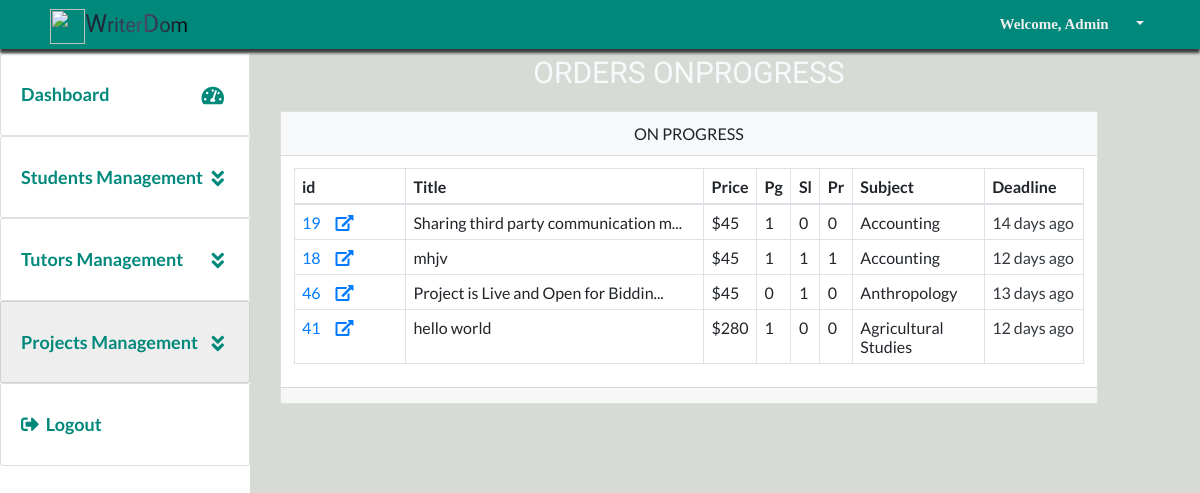
Before: /admin@writerdom/progress.php (signed in) with the older database file.
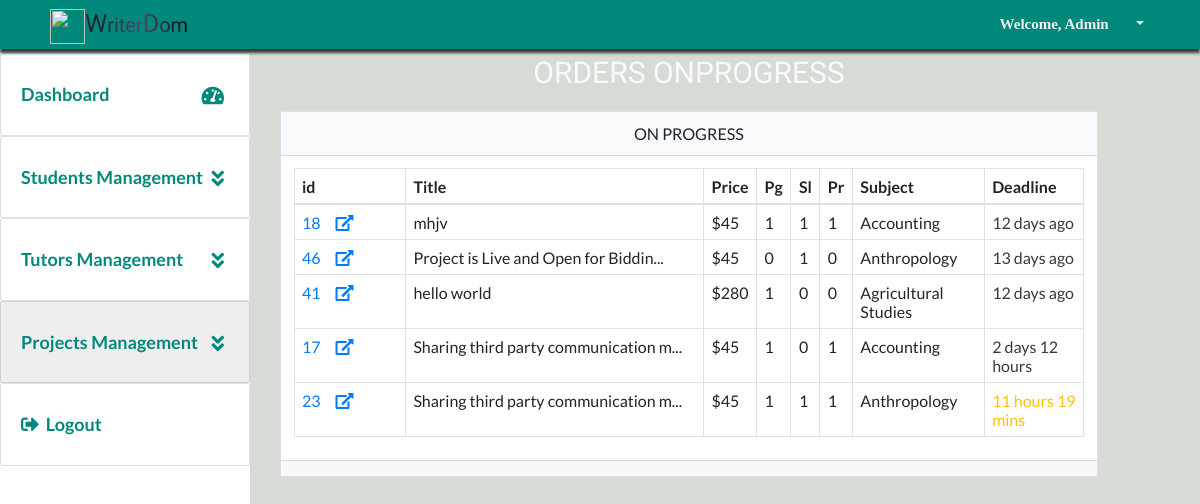
After: the same page with the newer database file.
### tables this page shows
CREATE TABLE `on_progress` (
  `project_num` int(11) NOT NULL,
  `project_id` varchar(212) NOT NULL,
  `student_id` varchar(212) NOT NULL,
  `tutor_id` varchar(212) NOT NULL
);

CREATE TABLE `projects` (
  `project_id` bigint(20) UNSIGNED NOT NULL,
  `student_id` int(11) NOT NULL,
  `title` text NOT NULL,
  `deadline` text NOT NULL,
  `subject` text NOT NULL,
  `instructions` longtext NOT NULL,
  `style` text NOT NULL,
  `type_of_paper` text NOT NULL,
  `pages` tinyint(11) NOT NULL,
  `slides` tinyint(11) NOT NULL,
  `problems` tinyint(11) NOT NULL,
  `budget` varchar(255) NOT NULL,
  `charges` varchar(255) NOT NULL DEFAULT '0',
  `cost` varchar(255) NOT NULL DEFAULT '0',
  `bids` tinyint(100) NOT NULL DEFAULT '0',
  `academic_level` text NOT NULL,
  `sources` tinyint(11) NOT NULL,
  `status` tinyint(4) NOT NULL DEFAULT '0',
  `DATE_CREATED` text NOT NULL
);

### dbconfig/dbconnect.php (called while the page is built, shortened)
<?php
require_once(  'shared/ez_sql_core.php');
require_once( 'ez_sql_mysqli.php');
$db=new ezSQL_mysqli(DB_USER, DB_PASS,DB_NAME,DB_HOST,DB_ENCODING);
 ?>

### dbconfig/ez_sql_mysqli.php (called while the page is built, shortened)
<?php
class ezSQL_mysqli extends ezSQLcore
{
    private $ezsql_mysql_str = array
        (
            1 => 'Require $dbuser and $dbpassword to connect to a database server',
            2 => 'Error establishing mySQL database connection. Correct user/password? Correct hostname? Database server running?',
            3 => 'Require $dbname to select a database',
            4 => 'mySQL database connection is not active',
            5 => 'Unexpected error while trying to select database'
        );
    private $_dbuser;
    private $_dbpassword;
    private $_dbname;
    private $_dbhost;
    private $_charset = 'utf8';
    private $_result;
    public $show_errors = true;
    public $dbh;
    public function __construct($dbuser='', $dbpassword='', $dbname='', $dbhost='localhost', $charset='') {
        $this->_dbuser = $dbuser;
        $this->_dbpassword = $dbpassword;
        $this->_dbname = $dbname;
        $this->_dbhost = $dbhost;
    }
    public function connect($dbuser='', $dbpassword='', $dbhost='localhost', $charset='') {
        $this->_connected = false;
        $this->_dbuser = empty($dbuser) ? $this->_dbuser : $dbuser;
        $this->_dbpassword = empty($dbpassword) ? $this->_dbpassword : $dbpassword;
        $this->_dbhost = $dbhost!='localhost' ? $this->_dbhost : $dbhost;
        $this->_charset = empty($charset) ? $this->_charset : $charset;
        if ( empty($this->_dbuser) ) {
            $this->register_error($this->ezsql_mysql_str[1] . ' in ' . __FILE__ . ' on line ' . __LINE__);
            $this->show_errors ? trigger_error($this->ezsql_mysql_str[1], E_USER_WARNING) : null;
        } else if ( ! $this->dbh = mysqli_connect($this->_dbhost, $this->_dbuser, $this->_dbpassword, $this->_dbname) ) {
            $this->register_error($this->ezsql_mysql_str[2] . ' in ' . __FILE__ . ' on line ' . __LINE__);
            $this->show_errors ? trigger_error($this->ezsql_mysql_str[2], E_USER_WARNING) : null;
        } else {
            mysqli_set_charset($this->dbh, $this->_charset);
            $this->_connected = true;
        }
        return $this->_connected;
    }
    public function select($dbname='', $charset='') {
        if ( ! $dbname ) {
            $this->register_error($this->ezsql_mysql_str[3] . ' in ' . __FILE__ . ' on line ' . __LINE__);
            $this->show_errors ? trigger_error($this->ezsql_mysql_str[3], E_USER_WARNING) : null;
            return false;
        } else if ( ! $this->dbh ) {
            $this->register_error($this->ezsql_mysql_str[4] . ' in ' . __FILE__ . ' on line ' . __LINE__);
            $this->show_errors ? trigger_error($this->ezsql_mysql_str[4], E_USER_WARNING) : null;
            return false;
        } else {
            $this->_dbname = $dbname;
            if ( $charset == '') {
                $charset = $this->_charset;
            }
             if ( $charset != '' ) {
                $charsets = array();
                $recordset = mysqli_query($this->dbh, 'SHOW CHARACTER SET');
                while ( $row = mysqli_fetch_array($recordset, MYSQLI_ASSOC) ) {
                        $charsets[] = $row['Charset'];
                }
            }
            $this->_connected = true;
        }
        return $this->_connected;
    }
    public function query($query, $use_prepare=false) {
		$query = str_replace(_TAG, '?', $query);
        $return_val = 0;
        $query = trim($query);
        if ( ! isset($this->dbh) || ! $this->dbh ) {
            $this->select($this->_dbname);
        }
		if (!empty($param) && is_array($param) && ($this->getPrepare()))
			return $this->query_prepared($query, $param);
		else
			$this->_result = mysqli_query($this->dbh, $query);
        $is_insert = false;
        if ( preg_match("/^(insert|delete|update|replace)\s+/i", $query) ) {
            $this->_affectedRows = mysqli_affected_rows($this->dbh);
            if ( preg_match("/^(insert|replace)\s+/i", $query) ) {
                $this->insert_id = mysqli_insert_id($this->dbh);
            }
            $return_val = $this->_affectedRows;
        } else {
            if ( !is_numeric($this->_result) && !is_bool($this->_result)) {
                $i=0;
                $num_rows=0;
                while ( $row = mysqli_fetch_object($this->_result) ) {
                    $num_rows++;
                }
                $this->num_rows = $num_rows;
                $return_val = $this->num_rows;
            }
        }
        return $return_val;
    }
}

### dbconfig/shared/ez_sql_core.php (called while the page is built, shortened)
<?php
    require_once('ezQuery.php');
	class ezSQLcore extends ezQuery
	{
    public $last_result = null;
		function flush()
		{
			$this->last_result = null;
		}
		function get_results($query=null, $output = OBJECT, $use_prepare=false) {
			if ( $query ) {
				$this->query($query, $use_prepare);
			}
			if ( $output == OBJECT ) {
				return $this->last_result;
			} elseif ( $output == _JSON ) {
				return json_encode($this->last_result);
			}
		}
}

### dbconfig/shared/ezQuery.php (called while the page is built, shortened)
<?php
class ezQuery
{
    function setParamaters($valuetoadd=null) {
        if (empty($valuetoadd)) {
            $this->preparedvalues = array();
            return null;
        } else
            return array_push($this->preparedvalues, $valuetoadd);
	}
}

### inc/utilities.php (called while the page is built, shortened)
<?php
$date_global=date('Y-m-d H:i:s');
if (!isset($chat)) {
	require_once("../inc/global_functions.php");
}

### inc/global_functions.php (called while the page is built, shortened)
<?php function getDateTimeDiff($current_date, $other_date){
	$now_timeStamp=strtotime($current_date);
	if ($now_timeStamp<$other_date) {
		$diff_timestmp=$other_date- $now_timeStamp;
	if ($diff_timestmp<60) {
		if ($diff_timestmp==1) {
			return $diff_timestmp . ' sec';
		}else{
			return $diff_timestmp . ' secs';
		}
	} elseif($diff_timestmp>=60 && $diff_timestmp<3600) {
		if (round(($diff_timestmp/60))==1) {
			return round(($diff_timestmp/60)). ' min ';
		}else{
			return round(($diff_timestmp/60)). ' mins ';
		}
	}elseif($diff_timestmp>=3600 && $diff_timestmp<86400) {
		if (floor(($diff_timestmp/3600))==1) {
			$time_remaining=floor(($diff_timestmp/3600)). ' hour';
			if (floor((($diff_timestmp/3600)-floor($diff_timestmp/3600))*60 )==1) {
				$time_remaining.=floor((($diff_timestmp/3600)-floor($diff_timestmp/3600))*60 ). ' min';
			}elseif(floor((($diff_timestmp/3600)-floor($diff_timestmp/3600))*60 )>1){
				$time_remaining.=floor((($diff_timestmp/3600)-floor($diff_timestmp/3600))*60 ). ' mins';
			}
			 return $time_remaining;
		}else{
			$time_remaining = floor(($diff_timestmp/3600)). ' hours ';
			if (floor((($diff_timestmp/3600)-floor($diff_timestmp/3600))*60 )==1) {
				$time_remaining.=floor((($diff_timestmp/3600)-floor($diff_timestmp/3600))*60 ). ' min';
			}elseif(floor((($diff_timestmp/3600)-floor($diff_timestmp/3600))*60 )>1){
				$time_remaining.=floor((($diff_timestmp/3600)-floor($diff_timestmp/3600))*60 ). ' mins';
			}
			return $time_remaining;
		}
	}elseif($diff_timestmp>=86400 && $diff_timestmp<86400 * 30) {
		if (floor(($diff_timestmp/86400))==1) {
			$time_remaining=floor(($diff_timestmp/86400)). ' day ';
			if (floor((($diff_timestmp/86400)-floor($diff_timestmp/86400))*24)==1) {
				$time_remaining.=floor((($diff_timestmp/86400)-floor($diff_timestmp/86400))*24 ). ' hour';
			} elseif(floor((($diff_timestmp/86400)-floor($diff_timestmp/86400))*60 )>1) {
				$time_remaining.=floor((($diff_timestmp/86400)-floor($diff_timestmp/86400))*24 ). ' hours';
			}
			return $time_remaining;
		}else{
			$time_remaining=floor(($diff_timestmp/86400)). ' days ';
			if (floor((($diff_timestmp/86400)-floor($diff_timestmp/86400))*24 )==1) {
				$time_remaining.=floor((($diff_timestmp/86400)-floor($diff_timestmp/86400))*24 ). ' hour';
			} elseif(floor((($diff_timestmp/86400)-floor($diff_timestmp/86400))*60 )>1) {
				$time_remaining.=floor((($diff_timestmp/86400)-floor($diff_timestmp/86400))*24 ). ' hours';
			}
			return $time_remaining;
		}
	}elseif($diff_timestmp>=86400 * 30 && $diff_timestmp<86400 * 365) {
		if (round(($diff_timestmp/(86400 * 30)))==1) {
			return round(($diff_timestmp/(86400 * 30))). ' month';
		}else{
			return round(($diff_timestmp/(86400 * 30))). ' months';
		}
	}else{
		if (round(($diff_timestmp/(86400 * 365)))==1) {
			return round(($diff_timestmp/(86400 * 365))). ' year';
		}
		return round(($diff_timestmp/(86400 * 365))). ' years';
	}
	}else{
		$diff_timestmp=$now_timeStamp - $other_date;
	if ($diff_timestmp<60) {
		return $diff_timestmp . ' sec ago';
	} elseif($diff_timestmp>=60 && $diff_timestmp<3600) {
		return round(($diff_timestmp/60)). ' mins ago';
	}elseif($diff_timestmp>=3600 && $diff_timestmp<86400) {
		return round(($diff_timestmp/3600)). ' hours ago';
	}elseif($diff_timestmp>=86400 && $diff_timestmp<86400 * 30) {
		return round(($diff_timestmp/86400)). ' days ago';
	}elseif($diff_timestmp>=86400 * 30 && $diff_timestmp<86400 * 365) {
		return round(($diff_timestmp/(86400 * 30))). ' months ago';
	}else{
		return round(($diff_timestmp/(86400 * 365))). ' years ago';
	}
	}
} ?>

### admin@writerdom/progress.php (the view, shortened to what the changed rows need)
<?php
require_once("../inc/header_links.php");
require_once("../inc/utilities.php");
require_once("../inc/global_functions.php");
require_once("../dbconfig/dbconnect.php");
$query="SELECT * FROM on_progress LEFT JOIN projects ON on_progress.project_id=projects.project_id";
$results=$db->get_results($query);
 ?>
 <div class="display">
    <div class="display__content">
        <div class="row">
            <div class="col-sm-12 col-md-12 col-lg-12 col-xl-11">
                <h1 class="headingTertiary text-light text-uppercase">Orders Onprogress</h1>
                <div class="card">
                   	<div class="card-body">
                  <?php if ($db->num_rows<1): ?>
                        <h1 class="classHeadingSecondary">There is Nothing To show Yet</h1>
                        <?php elseif($db->num_rows>0): ?>
                        <table class="table table-bordered">
                            <thead>
                                <tr>
                                    <th>id</th>
                                    <th class="wide">Title</th>
                                    <th data-toggle="tooltip" title="Price $" data-placement="right">Price</th>
                                    <th data-toggle="tooltip" title="pages" data-placement="right">Pg</th>
                                    <th data-toggle="tooltip" title="Slides" data-placement="right">Sl</th>
                                    <th data-toggle="tooltip" title="Problems" data-placement="right">Pr</th>
                                    <th class="smalll">Subject</th>
                                    <th class="medium">Deadline</th>
                                </tr>
                            </thead>
                            <tbody id="display">
                                       <?php foreach ($results as $result): ?>
                                <tr>
                                    <td class="smalll"><a
                                            href="progress-details?pid=<?php echo urlencode(convert_uuencode($result->project_id)); ?>"><?php echo $result->project_id; ?><i
                                                class="fas fa-external-link-alt icon-r ml-4"></i></a></td>
                                    <td class="wide">
                                        <?php echo (strlen($result->title) >35 )? substr($result->title, 0, 35).'...':$result->title; ?>
                                    </td>
                                    <td><?php echo $result->budget; ?></td>
                                    <td><?php echo $result->pages; ?></td>
                                    <td><?php echo $result->slides; ?></td>
                                    <td><?php echo $result->problems; ?></td>
                                    <td class="smalll"><?php echo $result->subject; ?></td>
                                    <td><?php $time=getDateTimeDiff($date_global, $result->deadline );
                                     $period= explode(" ", $time); ?>
                                        <?php if ($period[1]=="days"): ?>
                                        <span class="text-dark"><?php echo "{$time}"; ?></span>
                                        <?php elseif($period[1]=="day"): ?>
                                        <span class="text-success"><?php echo "{$time}"; ?></span>
                                        <?php elseif($period[1]=="hours" || $period[1]=="hour"): ?>
                                        <span class="text-warning"><?php echo "{$time}"; ?></span>
                                        <?php elseif($period[1]=="mins" || $period[1]=="min"): ?>
                                        <span class="text-danger"><?php echo "{$time}"; ?></span>
                                        <?php elseif($period[1]=="secs" || $period[1]=="sec"): ?>
                                        <span class="text-danger"><?php echo "{$time}"; ?></span>
                                        <?php endif ?>
                                    </td>
                                </tr>
                                <?php endforeach ?>
                            </tbody>
                        </table>
                        <?php endif ?>
                   	</div>
                   </div>
            </div>
        </div>
    </div>
</div>
<?php require_once("../inc/footer_links.php") ?>

Changed rows visible on the page:
removed on_progress: project.project_id "19", project.title "Sharing third party communication m", project.budget "$45", project.pages "1", project.slides "0", project.problems "0", project.subject "Accounting", project.deadline "14 days ago"
added on_progress: project.project_id "17", project.title "Sharing third party communication m", project.budget "$45", project.pages "1", project.slides "0", project.problems "1", project.subject "Accounting", project.deadline "2 days 12 hours"
added on_progress: project.project_id "23", project.title "Sharing third party communication m", project.budget "$45", project.pages "1", project.slides "1", project.problems "1", project.subject "Anthropology", project.deadline "11 hours 19 mins"
